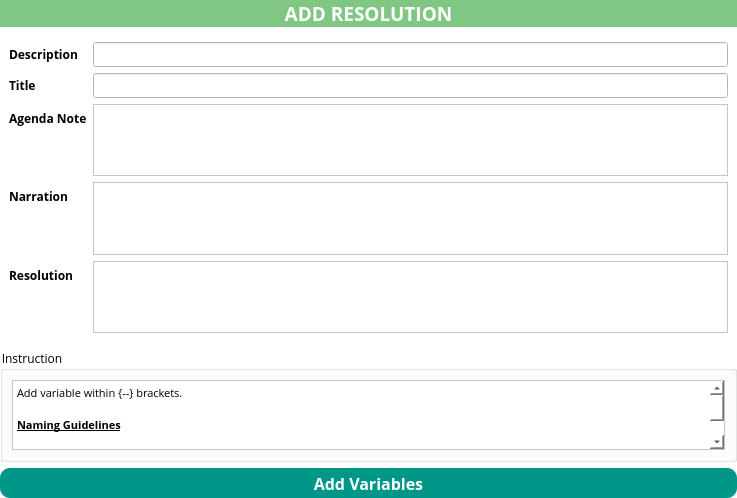
<?xml version="1.0" encoding="UTF-8"?>
<ui version="4.0">
 <class>Form</class>
 <widget class="QWidget" name="Form">
  <property name="geometry">
   <rect>
    <x>0</x>
    <y>0</y>
    <width>737</width>
    <height>498</height>
   </rect>
  </property>
  <property name="windowTitle">
   <string>Add Resolution</string>
  </property>
  <property name="windowIcon">
   <iconset>
    <normaloff>../Icon/logo.png</normaloff>../Icon/logo.png</iconset>
  </property>
  <property name="styleSheet">
   <string notr="true">background-color: rgb(255, 255, 255);</string>
  </property>
  <layout class="QGridLayout" name="gridLayout_2">
   <property name="leftMargin">
    <number>0</number>
   </property>
   <property name="topMargin">
    <number>0</number>
   </property>
   <property name="rightMargin">
    <number>0</number>
   </property>
   <property name="bottomMargin">
    <number>0</number>
   </property>
   <item row="0" column="0">
    <widget class="QLabel" name="label">
     <property name="maximumSize">
      <size>
       <width>16777215</width>
       <height>30</height>
      </size>
     </property>
     <property name="font">
      <font>
       <family>Open Sans</family>
      </font>
     </property>
     <property name="styleSheet">
      <string notr="true">background-color: rgb(129,199,132);
color: rgb(255, 255, 255);</string>
     </property>
     <property name="text">
      <string>&lt;html&gt;&lt;head/&gt;&lt;body&gt;&lt;p&gt;&lt;span style=&quot; font-size:14pt; font-weight:600;&quot;&gt;ADD RESOLUTION&lt;/span&gt;&lt;/p&gt;&lt;/body&gt;&lt;/html&gt;</string>
     </property>
     <property name="alignment">
      <set>Qt::AlignCenter</set>
     </property>
    </widget>
   </item>
   <item row="1" column="0">
    <widget class="QWidget" name="widget" native="true">
     <property name="font">
      <font>
       <family>Open Sans</family>
      </font>
     </property>
     <layout class="QFormLayout" name="formLayout">
      <item row="0" column="0">
       <widget class="QLabel" name="DescriptonLabel">
        <property name="font">
         <font>
          <family>Open Sans</family>
          <stylestrategy>PreferAntialias</stylestrategy>
         </font>
        </property>
        <property name="text">
         <string>&lt;html&gt;&lt;head/&gt;&lt;body&gt;&lt;p&gt;&lt;span style=&quot; font-weight:600;&quot;&gt;Description&lt;/span&gt;&lt;/p&gt;&lt;/body&gt;&lt;/html&gt;</string>
        </property>
       </widget>
      </item>
      <item row="0" column="1">
       <widget class="QLineEdit" name="DescriptionInput">
        <property name="sizePolicy">
         <sizepolicy hsizetype="Expanding" vsizetype="Expanding">
          <horstretch>0</horstretch>
          <verstretch>0</verstretch>
         </sizepolicy>
        </property>
        <property name="font">
         <font>
          <family>Open Sans</family>
         </font>
        </property>
       </widget>
      </item>
      <item row="1" column="0">
       <widget class="QLabel" name="TitleLabel">
        <property name="font">
         <font>
          <family>Open Sans</family>
          <stylestrategy>PreferAntialias</stylestrategy>
         </font>
        </property>
        <property name="text">
         <string>&lt;html&gt;&lt;head/&gt;&lt;body&gt;&lt;p&gt;&lt;span style=&quot; font-weight:600;&quot;&gt;Title&lt;/span&gt;&lt;/p&gt;&lt;/body&gt;&lt;/html&gt;</string>
        </property>
       </widget>
      </item>
      <item row="1" column="1">
       <widget class="QLineEdit" name="TitleInput">
        <property name="sizePolicy">
         <sizepolicy hsizetype="Expanding" vsizetype="Expanding">
          <horstretch>0</horstretch>
          <verstretch>0</verstretch>
         </sizepolicy>
        </property>
        <property name="font">
         <font>
          <family>Open Sans</family>
         </font>
        </property>
       </widget>
      </item>
      <item row="3" column="0">
       <widget class="QLabel" name="NarrationLabel">
        <property name="font">
         <font>
          <family>Open Sans</family>
          <stylestrategy>PreferAntialias</stylestrategy>
         </font>
        </property>
        <property name="text">
         <string>&lt;html&gt;&lt;head/&gt;&lt;body&gt;&lt;p&gt;&lt;span style=&quot; font-weight:600;&quot;&gt;Narration&lt;/span&gt;&lt;/p&gt;&lt;/body&gt;&lt;/html&gt;</string>
        </property>
       </widget>
      </item>
      <item row="3" column="1">
       <widget class="QTextEdit" name="NarrationInput">
        <property name="font">
         <font>
          <family>Open Sans</family>
         </font>
        </property>
       </widget>
      </item>
      <item row="4" column="0">
       <widget class="QLabel" name="ResolutionLabel">
        <property name="font">
         <font>
          <family>Open Sans</family>
          <stylestrategy>PreferAntialias</stylestrategy>
         </font>
        </property>
        <property name="text">
         <string>&lt;html&gt;&lt;head/&gt;&lt;body&gt;&lt;p&gt;&lt;span style=&quot; font-weight:600;&quot;&gt;Resolution&lt;/span&gt;&lt;/p&gt;&lt;/body&gt;&lt;/html&gt;</string>
        </property>
       </widget>
      </item>
      <item row="4" column="1">
       <widget class="QTextEdit" name="ResolutionInput">
        <property name="font">
         <font>
          <family>Open Sans</family>
         </font>
        </property>
       </widget>
      </item>
      <item row="2" column="0">
       <widget class="QLabel" name="label_2">
        <property name="font">
         <font>
          <family>Open Sans</family>
          <weight>75</weight>
          <bold>true</bold>
          <stylestrategy>PreferAntialias</stylestrategy>
         </font>
        </property>
        <property name="text">
         <string>Agenda Note</string>
        </property>
       </widget>
      </item>
      <item row="2" column="1">
       <widget class="QTextEdit" name="summary"/>
      </item>
     </layout>
    </widget>
   </item>
   <item row="2" column="0">
    <widget class="QGroupBox" name="groupBox">
     <property name="font">
      <font>
       <family>Open Sans</family>
       <stylestrategy>PreferAntialias</stylestrategy>
      </font>
     </property>
     <property name="title">
      <string>Instruction</string>
     </property>
     <layout class="QGridLayout" name="gridLayout">
      <item row="0" column="0">
       <widget class="QTextBrowser" name="textBrowser">
        <property name="font">
         <font>
          <family>Open Sans</family>
          <stylestrategy>PreferAntialias</stylestrategy>
         </font>
        </property>
        <property name="html">
         <string>&lt;!DOCTYPE HTML PUBLIC &quot;-//W3C//DTD HTML 4.0//EN&quot; &quot;http://www.w3.org/TR/REC-html40/strict.dtd&quot;&gt;
&lt;html&gt;&lt;head&gt;&lt;meta name=&quot;qrichtext&quot; content=&quot;1&quot; /&gt;&lt;style type=&quot;text/css&quot;&gt;
p, li { white-space: pre-wrap; }
&lt;/style&gt;&lt;/head&gt;&lt;body style=&quot; font-family:'Open Sans'; font-size:8.25pt; font-weight:400; font-style:normal;&quot;&gt;
&lt;p style=&quot; margin-top:0px; margin-bottom:0px; margin-left:0px; margin-right:0px; -qt-block-indent:0; text-indent:0px;&quot;&gt;&lt;span style=&quot; font-family:'MS Shell Dlg 2';&quot;&gt;Add variable within {--} brackets. &lt;/span&gt;&lt;/p&gt;
&lt;p style=&quot;-qt-paragraph-type:empty; margin-top:0px; margin-bottom:0px; margin-left:0px; margin-right:0px; -qt-block-indent:0; text-indent:0px; font-family:'MS Shell Dlg 2';&quot;&gt;&lt;br /&gt;&lt;/p&gt;
&lt;p style=&quot; margin-top:0px; margin-bottom:0px; margin-left:0px; margin-right:0px; -qt-block-indent:0; text-indent:0px;&quot;&gt;&lt;span style=&quot; font-family:'MS Shell Dlg 2'; font-weight:600; text-decoration: underline;&quot;&gt;Naming Guidelines&lt;/span&gt;&lt;/p&gt;
&lt;p style=&quot;-qt-paragraph-type:empty; margin-top:0px; margin-bottom:0px; margin-left:0px; margin-right:0px; -qt-block-indent:0; text-indent:0px; font-family:'MS Shell Dlg 2'; font-weight:600; text-decoration: underline;&quot;&gt;&lt;br /&gt;&lt;/p&gt;
&lt;p style=&quot; margin-top:0px; margin-bottom:0px; margin-left:0px; margin-right:0px; -qt-block-indent:0; text-indent:0px;&quot;&gt;&lt;span style=&quot; font-family:'MS Shell Dlg 2';&quot;&gt;1. Do not use Space for variable. Instead use underscore '_'.&lt;/span&gt;&lt;/p&gt;
&lt;p style=&quot; margin-top:0px; margin-bottom:0px; margin-left:0px; margin-right:0px; -qt-block-indent:0; text-indent:0px;&quot;&gt;&lt;span style=&quot; font-family:'MS Shell Dlg 2';&quot;&gt;2. Variable will be used for query from user. Use sensible variable name.&lt;/span&gt;&lt;/p&gt;
&lt;p style=&quot;-qt-paragraph-type:empty; margin-top:0px; margin-bottom:0px; margin-left:0px; margin-right:0px; -qt-block-indent:0; text-indent:0px; font-family:'MS Shell Dlg 2';&quot;&gt;&lt;br /&gt;&lt;/p&gt;&lt;/body&gt;&lt;/html&gt;</string>
        </property>
       </widget>
      </item>
     </layout>
    </widget>
   </item>
   <item row="3" column="0">
    <widget class="QWidget" name="ButtonGroup" native="true">
     <property name="minimumSize">
      <size>
       <width>0</width>
       <height>30</height>
      </size>
     </property>
     <property name="maximumSize">
      <size>
       <width>16777215</width>
       <height>30</height>
      </size>
     </property>
     <property name="font">
      <font>
       <family>Open Sans</family>
      </font>
     </property>
     <layout class="QHBoxLayout" name="horizontalLayout_3">
      <property name="leftMargin">
       <number>0</number>
      </property>
      <property name="topMargin">
       <number>0</number>
      </property>
      <property name="rightMargin">
       <number>0</number>
      </property>
      <property name="bottomMargin">
       <number>0</number>
      </property>
      <item>
       <widget class="QPushButton" name="AddVariables">
        <property name="sizePolicy">
         <sizepolicy hsizetype="Minimum" vsizetype="Expanding">
          <horstretch>0</horstretch>
          <verstretch>0</verstretch>
         </sizepolicy>
        </property>
        <property name="font">
         <font>
          <family>Open Sans</family>
          <pointsize>12</pointsize>
          <weight>75</weight>
          <bold>true</bold>
          <stylestrategy>PreferAntialias</stylestrategy>
         </font>
        </property>
        <property name="styleSheet">
         <string notr="true">color: rgb(255, 255, 255);
background-color:rgb(0,150,136);
border-radius:10;</string>
        </property>
        <property name="text">
         <string>Add Variables</string>
        </property>
       </widget>
      </item>
     </layout>
    </widget>
   </item>
  </layout>
 </widget>
 <resources/>
 <connections/>
</ui>
